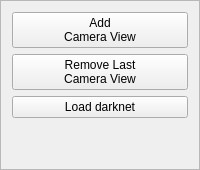
    <widget class="QFrame" name="frme_mainbuttons">
     <property name="frameShape">
      <enum>QFrame::StyledPanel</enum>
     </property>
     <property name="frameShadow">
      <enum>QFrame::Plain</enum>
     </property>
     <layout class="QVBoxLayout" name="layout_vrt_frme_mainbuttons">
      <property name="sizeConstraint">
       <enum>QLayout::SetMaximumSize</enum>
      </property>
      <item>
       <widget class="QPushButton" name="btn_add_capture_panel">
        <property name="accessibleName">
         <string/>
        </property>
        <property name="accessibleDescription">
         <string/>
        </property>
        <property name="text">
         <string>Add
Camera View</string>
        </property>
       </widget>
      </item>
      <item>
       <widget class="QPushButton" name="btn_remove_capture_panel">
        <property name="text">
         <string>Remove Last
Camera View</string>
        </property>
       </widget>
      </item>
      <item>
       <widget class="QPushButton" name="btn_load_darknet">
        <property name="sizePolicy">
         <sizepolicy hsizetype="Minimum" vsizetype="Fixed">
          <horstretch>0</horstretch>
          <verstretch>0</verstretch>
         </sizepolicy>
        </property>
        <property name="text">
         <string>Load darknet</string>
        </property>
       </widget>
      </item>
      <item>
       <spacer name="spacer_vrt_mainbuttons">
        <property name="orientation">
         <enum>Qt::Vertical</enum>
        </property>
        <property name="sizeHint" stdset="0">
         <size>
          <width>20</width>
          <height>40</height>
         </size>
        </property>
       </spacer>
      </item>
     </layout>
    </widget>
